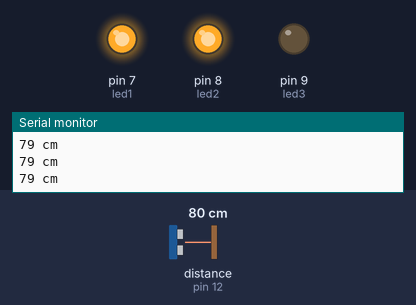
Bench run of a sketch on a simulated Arduino Uno, built with avr-gcc and run on an emulated ATmega328P. On the bench: output pins drawn as LEDs (lit = HIGH), the last lines printed to the serial monitor. Wiring (inferred from the names in the program): ultrasonic range finder: trigger pin 13; echo pin 12. Inputs (shaded band) come from the test bench; at power-on: distance to the obstacle (sensor on pin 12) 80 cm. The echo pulse lasts 58.3 µs per cm; pins used as bus, display or sensor lines are not drawn.

Above: at 1.3 s.
1.4 s: distance to the obstacle (sensor on pin 12) set to 97 cm
2.9 s: distance to the obstacle (sensor on pin 12) set to 105 cm
At 4.0 s:
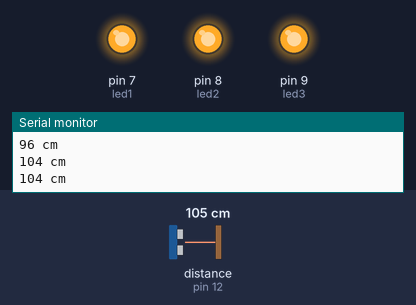
4.5 s: distance to the obstacle (sensor on pin 12) set to 197 cm
6.0 s: distance to the obstacle (sensor on pin 12) set to 204 cm
At 7.3 s:
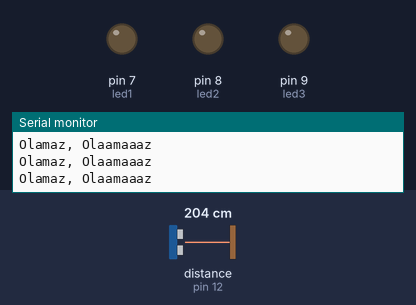
7.6 s: distance to the obstacle (sensor on pin 12) set to 2 cm
At 8.3 s:
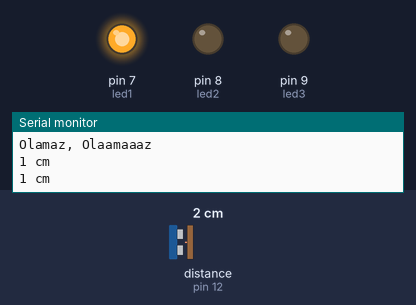
9.1 s: distance to the obstacle (sensor on pin 12) set to 46 cm
10.6 s: distance to the obstacle (sensor on pin 12) set to 56 cm
At 11.1 s:
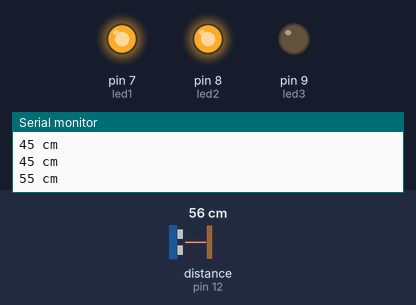
Timing chart, 0 to 13.1 s (numbered marks = the images above; inputs shaded):
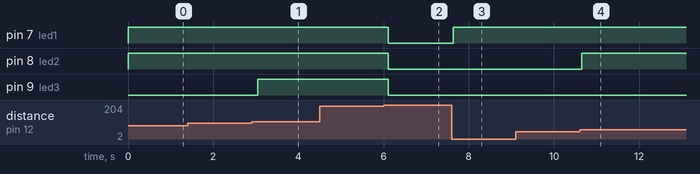

Measured:
- the behaviour switches between 101 and 102 cm on distance to the obstacle (sensor on pin 12) (found by bisection; images 0 and 1)
- the behaviour switches between 200 and 201 cm on distance to the obstacle (sensor on pin 12) (found by bisection; images 1 and 2)
- the behaviour switches between 51 and 52 cm on distance to the obstacle (sensor on pin 12) (found by bisection; images 3 and 4)
- after the input at 2.9 s, pin 9 (led3): LOW → HIGH after 0.14 s
- after the input at 6.0 s, pin 7 (led1), pin 8 (led2), pin 9 (led3): HIGH → LOW after 0.11 s
- after the input at 7.6 s, pin 7 (led1): LOW → HIGH at once
- after the input at 10.6 s, pin 8 (led2): LOW → HIGH after 0.05 s

The sketch:

HCR04.ino
```cpp
int  trigPin = 13;
int  echoPin  = 12;
int led1 = 7;
int led2 = 8;
int led3 = 9;

void setup() {
  Serial.begin (9600);
  pinMode(trigPin, OUTPUT);
  pinMode(echoPin, INPUT);
  pinMode(led1, OUTPUT);
  pinMode(led2, OUTPUT);
  pinMode(led3, OUTPUT);
}

void loop() {
  long sure, uzaklik;
  digitalWrite(trigPin, LOW);
  delayMicroseconds(2);
  digitalWrite(trigPin, HIGH);
  delayMicroseconds(10);
  digitalWrite(trigPin, LOW);
  sure = pulseIn(echoPin, HIGH);

  uzaklik = (sure/2) / 29.1;

  if (uzaklik >= 200 || uzaklik <= 0){
    Serial.println("Olamaz, Olaamaaaz");
  }
  else {
    Serial.print(uzaklik);
    Serial.println(" cm");
  }

  if(uzaklik >0 && uzaklik <= 50){
    digitalWrite(led1, HIGH);
    digitalWrite(led2, LOW);
    digitalWrite(led3, LOW);
  }
  else if (uzaklik >50 && uzaklik <= 100){
    digitalWrite(led1, HIGH);
    digitalWrite(led2, HIGH);
    digitalWrite(led3, LOW);
  }
  else if(uzaklik >100 && uzaklik <= 200){
    digitalWrite(led1, HIGH);
    digitalWrite(led2, HIGH);
    digitalWrite(led3, HIGH);
  }
  else{
    digitalWrite(led1, LOW);
    digitalWrite(led2, LOW);
    digitalWrite(led3, LOW);
  }

  delay(500);
}
```
